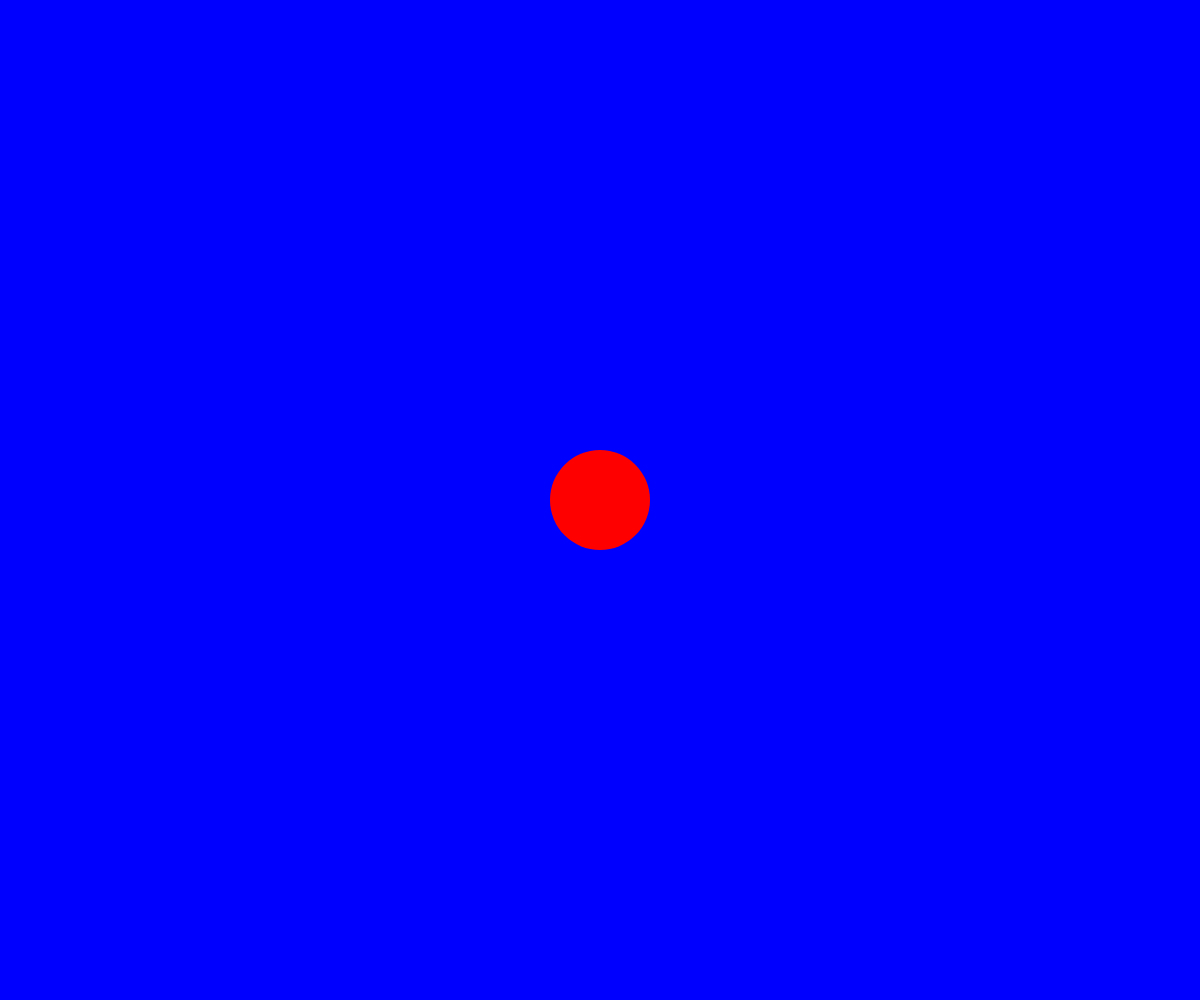
Frame 1 (no input)
Frame 60 (no input): identical to frame 1, image omitted
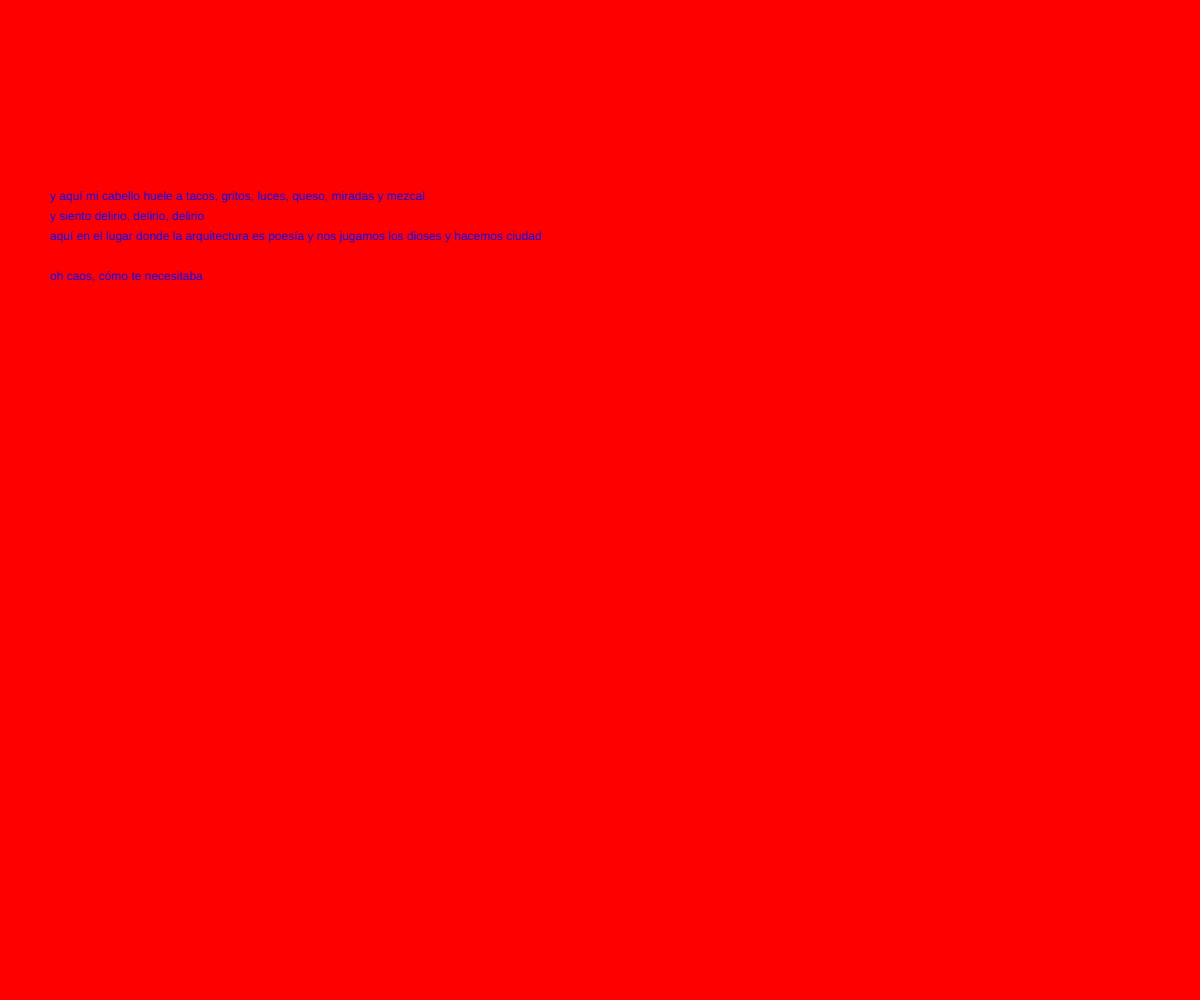
Frame 120 (the mouse pressed at the canvas centre since frame 60)

The p5.js sketch that drew these frames (run headless with seeded random() and noise() and a simulated clock; from frame 60 on, the mouse is pressed at the canvas centre):

// p5.js sketch
// ── sketch.js
// hover over circle background changes color

var bgcolor = 'blue'

function setup() {
  createCanvas(windowWidth, windowHeight);
}

function draw() {
  background(bgcolor);
  fill('red');
  noStroke();
  ellipse(width/2, height/2, 100, 100);
  var d = dist(width/2, height/2, mouseX, mouseY);
  if (d < 50) {
    bgcolor = 'red';{
      fill('blue');
      // text("mexico city", 50, 200);
      text("y aquí mi cabello huele a tacos, gritos, luces, queso, miradas y mezcal", 50, 200);
      text("y siento delirio, delirio, delirio ", 50, 220);
      text("aquí en el lugar donde la arquitectura es poesía y nos jugamos los dioses y hacemos ciudad", 50, 240);
      text("oh caos, cómo te necesitaba", 50, 280);
    }
  } else {
    bgcolor = 'blue';
    }
}
